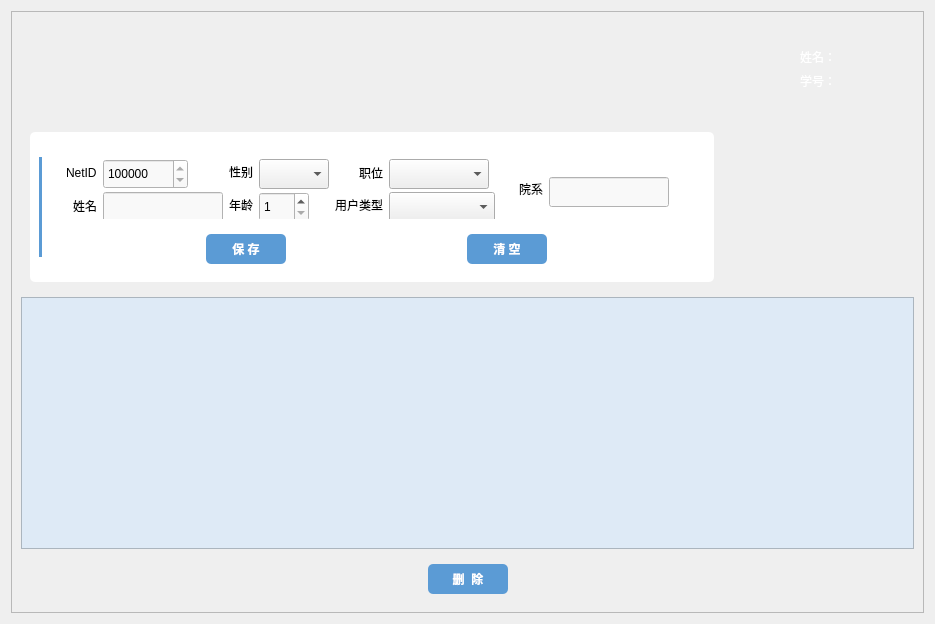
<?xml version="1.0" encoding="UTF-8"?>
<ui version="4.0">
 <class>Frm_TchInfoManage</class>
 <widget class="QWidget" name="Frm_TchInfoManage">
  <property name="geometry">
   <rect>
    <x>0</x>
    <y>0</y>
    <width>935</width>
    <height>624</height>
   </rect>
  </property>
  <property name="windowTitle">
   <string>Form</string>
  </property>
  <layout class="QVBoxLayout" name="verticalLayout_5">
   <item>
    <widget class="QFrame" name="frame">
     <property name="frameShape">
      <enum>QFrame::StyledPanel</enum>
     </property>
     <property name="frameShadow">
      <enum>QFrame::Raised</enum>
     </property>
     <layout class="QVBoxLayout" name="verticalLayout_3">
      <item>
       <widget class="QWidget" name="widget_4" native="true">
        <layout class="QHBoxLayout" name="horizontalLayout_2">
         <item>
          <spacer name="horizontalSpacer_23">
           <property name="orientation">
            <enum>Qt::Horizontal</enum>
           </property>
           <property name="sizeType">
            <enum>QSizePolicy::Fixed</enum>
           </property>
           <property name="sizeHint" stdset="0">
            <size>
             <width>13</width>
             <height>17</height>
            </size>
           </property>
          </spacer>
         </item>
         <item>
          <widget class="QLabel" name="jwTitle_2">
           <property name="sizePolicy">
            <sizepolicy hsizetype="Preferred" vsizetype="Preferred">
             <horstretch>0</horstretch>
             <verstretch>0</verstretch>
            </sizepolicy>
           </property>
           <property name="minimumSize">
            <size>
             <width>0</width>
             <height>0</height>
            </size>
           </property>
           <property name="maximumSize">
            <size>
             <width>16777215</width>
             <height>16777215</height>
            </size>
           </property>
           <property name="font">
            <font>
             <pointsize>18</pointsize>
            </font>
           </property>
           <property name="styleSheet">
            <string notr="true"/>
           </property>
           <property name="text">
            <string/>
           </property>
          </widget>
         </item>
         <item>
          <spacer name="horizontalSpacer_24">
           <property name="orientation">
            <enum>Qt::Horizontal</enum>
           </property>
           <property name="sizeType">
            <enum>QSizePolicy::Expanding</enum>
           </property>
           <property name="sizeHint" stdset="0">
            <size>
             <width>270</width>
             <height>25</height>
            </size>
           </property>
          </spacer>
         </item>
         <item>
          <widget class="QWidget" name="widget_5" native="true">
           <layout class="QHBoxLayout" name="horizontalLayout_6">
            <item>
             <widget class="QPushButton" name="btn_HeadPortrait">
              <property name="cursor">
               <cursorShape>OpenHandCursor</cursorShape>
              </property>
              <property name="styleSheet">
               <string notr="true">background: transparent;
color: rgba(255,255,255,0.5);
border-top-right-radius: 4px;
border-bottom-right-radius: 4px;
</string>
              </property>
              <property name="text">
               <string/>
              </property>
             </widget>
            </item>
            <item>
             <widget class="QWidget" name="widget" native="true">
              <layout class="QVBoxLayout" name="verticalLayout_2">
               <item>
                <layout class="QHBoxLayout" name="horizontalLayout_4">
                 <item>
                  <widget class="QLabel" name="label_9">
                   <property name="styleSheet">
                    <string notr="true">color: rgb(255, 255, 255);
font: 11pt &quot;Microsoft YaHei UI&quot;;</string>
                   </property>
                   <property name="text">
                    <string>姓名：</string>
                   </property>
                  </widget>
                 </item>
                 <item>
                  <widget class="QLabel" name="lbl_AdmName">
                   <property name="styleSheet">
                    <string notr="true">color: rgb(255, 255, 255);
font: 11pt &quot;Microsoft YaHei UI&quot;;</string>
                   </property>
                   <property name="text">
                    <string/>
                   </property>
                  </widget>
                 </item>
                </layout>
               </item>
               <item>
                <layout class="QHBoxLayout" name="horizontalLayout_5">
                 <item>
                  <widget class="QLabel" name="label_11">
                   <property name="styleSheet">
                    <string notr="true">color: rgb(255, 255, 255);
font: 11pt &quot;Microsoft YaHei UI&quot;;</string>
                   </property>
                   <property name="text">
                    <string>学号：</string>
                   </property>
                  </widget>
                 </item>
                 <item>
                  <widget class="QLabel" name="lbl_AdmID">
                   <property name="styleSheet">
                    <string notr="true">color: rgb(255, 255, 255);
font: 11pt &quot;Microsoft YaHei UI&quot;;</string>
                   </property>
                   <property name="text">
                    <string/>
                   </property>
                  </widget>
                 </item>
                </layout>
               </item>
              </layout>
             </widget>
            </item>
            <item>
             <widget class="QPushButton" name="btn_Exit">
              <property name="sizePolicy">
               <sizepolicy hsizetype="Fixed" vsizetype="Fixed">
                <horstretch>0</horstretch>
                <verstretch>0</verstretch>
               </sizepolicy>
              </property>
              <property name="cursor">
               <cursorShape>OpenHandCursor</cursorShape>
              </property>
              <property name="styleSheet">
               <string notr="true">background: transparent;
color: rgba(255,255,255,0.5);
border-top-right-radius: 4px;
border-bottom-right-radius: 4px;
</string>
              </property>
              <property name="text">
               <string/>
              </property>
             </widget>
            </item>
           </layout>
          </widget>
         </item>
        </layout>
       </widget>
      </item>
      <item>
       <widget class="QWidget" name="widget_2" native="true">
        <layout class="QHBoxLayout" name="horizontalLayout_10">
         <item>
          <widget class="QWidget" name="widget_6" native="true">
           <property name="sizePolicy">
            <sizepolicy hsizetype="Fixed" vsizetype="Fixed">
             <horstretch>0</horstretch>
             <verstretch>0</verstretch>
            </sizepolicy>
           </property>
           <property name="minimumSize">
            <size>
             <width>0</width>
             <height>150</height>
            </size>
           </property>
           <property name="maximumSize">
            <size>
             <width>16777215</width>
             <height>150</height>
            </size>
           </property>
           <property name="styleSheet">
            <string notr="true">#widget_6{background-color:rgb(255, 255, 255);
border-radius:5px;}</string>
           </property>
           <layout class="QHBoxLayout" name="horizontalLayout_9">
            <item>
             <widget class="QLabel" name="label_13">
              <property name="sizePolicy">
               <sizepolicy hsizetype="Fixed" vsizetype="Fixed">
                <horstretch>0</horstretch>
                <verstretch>0</verstretch>
               </sizepolicy>
              </property>
              <property name="minimumSize">
               <size>
                <width>3</width>
                <height>100</height>
               </size>
              </property>
              <property name="maximumSize">
               <size>
                <width>3</width>
                <height>100</height>
               </size>
              </property>
              <property name="styleSheet">
               <string notr="true">background-color:rgb(91, 155, 213);</string>
              </property>
              <property name="text">
               <string/>
              </property>
             </widget>
            </item>
            <item>
             <widget class="QWidget" name="widget_7" native="true">
              <layout class="QVBoxLayout" name="verticalLayout_4">
               <item>
                <layout class="QVBoxLayout" name="verticalLayout">
                 <item>
                  <widget class="QWidget" name="widget_8" native="true">
                   <property name="sizePolicy">
                    <sizepolicy hsizetype="Preferred" vsizetype="Fixed">
                     <horstretch>0</horstretch>
                     <verstretch>0</verstretch>
                    </sizepolicy>
                   </property>
                   <property name="minimumSize">
                    <size>
                     <width>0</width>
                     <height>0</height>
                    </size>
                   </property>
                   <layout class="QHBoxLayout" name="horizontalLayout">
                    <item>
                     <widget class="QWidget" name="widget_9" native="true">
                      <layout class="QGridLayout" name="gridLayout_2">
                       <property name="leftMargin">
                        <number>0</number>
                       </property>
                       <property name="topMargin">
                        <number>0</number>
                       </property>
                       <property name="rightMargin">
                        <number>0</number>
                       </property>
                       <property name="bottomMargin">
                        <number>0</number>
                       </property>
                       <item row="0" column="1">
                        <widget class="QSpinBox" name="sp_NetID">
                         <property name="minimumSize">
                          <size>
                           <width>85</width>
                           <height>30</height>
                          </size>
                         </property>
                         <property name="maximumSize">
                          <size>
                           <width>85</width>
                           <height>30</height>
                          </size>
                         </property>
                         <property name="styleSheet">
                          <string notr="true">background-color: rgb(249, 249, 249);</string>
                         </property>
                         <property name="minimum">
                          <number>10000000</number>
                         </property>
                         <property name="maximum">
                          <number>99999999</number>
                         </property>
                        </widget>
                       </item>
                       <item row="1" column="1">
                        <widget class="QLineEdit" name="le_Name">
                         <property name="sizePolicy">
                          <sizepolicy hsizetype="Preferred" vsizetype="Fixed">
                           <horstretch>0</horstretch>
                           <verstretch>0</verstretch>
                          </sizepolicy>
                         </property>
                         <property name="minimumSize">
                          <size>
                           <width>120</width>
                           <height>30</height>
                          </size>
                         </property>
                         <property name="maximumSize">
                          <size>
                           <width>160</width>
                           <height>30</height>
                          </size>
                         </property>
                         <property name="styleSheet">
                          <string notr="true">background-color: rgb(249, 249, 249);</string>
                         </property>
                        </widget>
                       </item>
                       <item row="1" column="0" alignment="Qt::AlignRight">
                        <widget class="QLabel" name="label_2">
                         <property name="sizePolicy">
                          <sizepolicy hsizetype="Fixed" vsizetype="Preferred">
                           <horstretch>0</horstretch>
                           <verstretch>0</verstretch>
                          </sizepolicy>
                         </property>
                         <property name="text">
                          <string>姓名</string>
                         </property>
                        </widget>
                       </item>
                       <item row="0" column="0" alignment="Qt::AlignRight">
                        <widget class="QLabel" name="label">
                         <property name="sizePolicy">
                          <sizepolicy hsizetype="Fixed" vsizetype="Preferred">
                           <horstretch>0</horstretch>
                           <verstretch>0</verstretch>
                          </sizepolicy>
                         </property>
                         <property name="text">
                          <string>NetID</string>
                         </property>
                        </widget>
                       </item>
                      </layout>
                     </widget>
                    </item>
                    <item>
                     <widget class="QWidget" name="widget_10" native="true">
                      <layout class="QGridLayout" name="gridLayout_3">
                       <property name="leftMargin">
                        <number>0</number>
                       </property>
                       <property name="topMargin">
                        <number>0</number>
                       </property>
                       <property name="rightMargin">
                        <number>0</number>
                       </property>
                       <property name="bottomMargin">
                        <number>0</number>
                       </property>
                       <item row="0" column="0">
                        <widget class="QLabel" name="label_3">
                         <property name="sizePolicy">
                          <sizepolicy hsizetype="Fixed" vsizetype="Fixed">
                           <horstretch>0</horstretch>
                           <verstretch>0</verstretch>
                          </sizepolicy>
                         </property>
                         <property name="text">
                          <string>性别</string>
                         </property>
                        </widget>
                       </item>
                       <item row="0" column="1">
                        <widget class="QComboBox" name="cbb_Gender">
                         <property name="minimumSize">
                          <size>
                           <width>70</width>
                           <height>30</height>
                          </size>
                         </property>
                         <property name="maximumSize">
                          <size>
                           <width>70</width>
                           <height>30</height>
                          </size>
                         </property>
                         <property name="styleSheet">
                          <string notr="true"/>
                         </property>
                         <property name="currentText">
                          <string/>
                         </property>
                        </widget>
                       </item>
                       <item row="1" column="0">
                        <widget class="QLabel" name="label_4">
                         <property name="sizePolicy">
                          <sizepolicy hsizetype="Fixed" vsizetype="Fixed">
                           <horstretch>0</horstretch>
                           <verstretch>0</verstretch>
                          </sizepolicy>
                         </property>
                         <property name="text">
                          <string>年龄</string>
                         </property>
                        </widget>
                       </item>
                       <item row="1" column="1">
                        <widget class="QSpinBox" name="sp_Age">
                         <property name="minimumSize">
                          <size>
                           <width>50</width>
                           <height>30</height>
                          </size>
                         </property>
                         <property name="maximumSize">
                          <size>
                           <width>50</width>
                           <height>30</height>
                          </size>
                         </property>
                         <property name="styleSheet">
                          <string notr="true">background-color: rgb(249, 249, 249);</string>
                         </property>
                         <property name="minimum">
                          <number>1</number>
                         </property>
                         <property name="maximum">
                          <number>200</number>
                         </property>
                        </widget>
                       </item>
                      </layout>
                     </widget>
                    </item>
                    <item>
                     <widget class="QWidget" name="widget_12" native="true">
                      <layout class="QGridLayout" name="gridLayout_4">
                       <property name="leftMargin">
                        <number>0</number>
                       </property>
                       <property name="topMargin">
                        <number>0</number>
                       </property>
                       <property name="rightMargin">
                        <number>0</number>
                       </property>
                       <property name="bottomMargin">
                        <number>0</number>
                       </property>
                       <item row="1" column="0">
                        <widget class="QLabel" name="label_5">
                         <property name="sizePolicy">
                          <sizepolicy hsizetype="Fixed" vsizetype="Fixed">
                           <horstretch>0</horstretch>
                           <verstretch>0</verstretch>
                          </sizepolicy>
                         </property>
                         <property name="text">
                          <string>用户类型</string>
                         </property>
                        </widget>
                       </item>
                       <item row="0" column="1">
                        <widget class="QComboBox" name="cbb_Position">
                         <property name="minimumSize">
                          <size>
                           <width>100</width>
                           <height>30</height>
                          </size>
                         </property>
                         <property name="maximumSize">
                          <size>
                           <width>100</width>
                           <height>30</height>
                          </size>
                         </property>
                        </widget>
                       </item>
                       <item row="1" column="1" colspan="2">
                        <widget class="QComboBox" name="cbb_UserType">
                         <property name="minimumSize">
                          <size>
                           <width>100</width>
                           <height>30</height>
                          </size>
                         </property>
                         <property name="maximumSize">
                          <size>
                           <width>150</width>
                           <height>30</height>
                          </size>
                         </property>
                         <property name="styleSheet">
                          <string notr="true"/>
                         </property>
                        </widget>
                       </item>
                       <item row="0" column="0" alignment="Qt::AlignRight">
                        <widget class="QLabel" name="label_10">
                         <property name="text">
                          <string>职位</string>
                         </property>
                        </widget>
                       </item>
                      </layout>
                     </widget>
                    </item>
                    <item>
                     <widget class="QWidget" name="widget" native="true">
                      <layout class="QGridLayout" name="gridLayout">
                       <item row="0" column="0">
                        <widget class="QFrame" name="frame">
                         <layout class="QFormLayout" name="formLayout">
                          <item row="0" column="0">
                           <widget class="QLabel" name="label_6">
                            <property name="text">
                             <string>院系</string>
                            </property>
                           </widget>
                          </item>
                          <item row="0" column="1">
                           <widget class="QLineEdit" name="le_Department">
                            <property name="sizePolicy">
                             <sizepolicy hsizetype="Preferred" vsizetype="Fixed">
                              <horstretch>0</horstretch>
                              <verstretch>0</verstretch>
                             </sizepolicy>
                            </property>
                            <property name="minimumSize">
                             <size>
                              <width>120</width>
                              <height>30</height>
                             </size>
                            </property>
                            <property name="maximumSize">
                             <size>
                              <width>160</width>
                              <height>30</height>
                             </size>
                            </property>
                            <property name="styleSheet">
                             <string notr="true">background-color: rgb(249, 249, 249);</string>
                            </property>
                           </widget>
                          </item>
                         </layout>
                        </widget>
                       </item>
                      </layout>
                     </widget>
                    </item>
                   </layout>
                  </widget>
                 </item>
                 <item>
                  <widget class="QWidget" name="widget_13" native="true">
                   <property name="sizePolicy">
                    <sizepolicy hsizetype="Preferred" vsizetype="Fixed">
                     <horstretch>0</horstretch>
                     <verstretch>0</verstretch>
                    </sizepolicy>
                   </property>
                   <layout class="QHBoxLayout" name="horizontalLayout_7">
                    <property name="spacing">
                     <number>0</number>
                    </property>
                    <property name="leftMargin">
                     <number>0</number>
                    </property>
                    <property name="topMargin">
                     <number>0</number>
                    </property>
                    <property name="rightMargin">
                     <number>0</number>
                    </property>
                    <property name="bottomMargin">
                     <number>0</number>
                    </property>
                    <item>
                     <spacer name="horizontalSpacer_13">
                      <property name="orientation">
                       <enum>Qt::Horizontal</enum>
                      </property>
                      <property name="sizeType">
                       <enum>QSizePolicy::Preferred</enum>
                      </property>
                      <property name="sizeHint" stdset="0">
                       <size>
                        <width>68</width>
                        <height>29</height>
                       </size>
                      </property>
                     </spacer>
                    </item>
                    <item>
                     <widget class="QPushButton" name="btn_SaveInfo">
                      <property name="minimumSize">
                       <size>
                        <width>80</width>
                        <height>30</height>
                       </size>
                      </property>
                      <property name="maximumSize">
                       <size>
                        <width>80</width>
                        <height>30</height>
                       </size>
                      </property>
                      <property name="cursor">
                       <cursorShape>OpenHandCursor</cursorShape>
                      </property>
                      <property name="styleSheet">
                       <string notr="true">background-color:rgb(91, 155, 213);
color:rgb(255, 255, 255);
font: 11pt &quot;幼圆&quot;;
font-weight: bold;
border-radius: 5px; </string>
                      </property>
                      <property name="text">
                       <string>保 存</string>
                      </property>
                     </widget>
                    </item>
                    <item>
                     <spacer name="horizontalSpacer_11">
                      <property name="orientation">
                       <enum>Qt::Horizontal</enum>
                      </property>
                      <property name="sizeType">
                       <enum>QSizePolicy::Fixed</enum>
                      </property>
                      <property name="sizeHint" stdset="0">
                       <size>
                        <width>100</width>
                        <height>20</height>
                       </size>
                      </property>
                     </spacer>
                    </item>
                    <item>
                     <widget class="QPushButton" name="btn_Clear">
                      <property name="minimumSize">
                       <size>
                        <width>80</width>
                        <height>30</height>
                       </size>
                      </property>
                      <property name="maximumSize">
                       <size>
                        <width>80</width>
                        <height>30</height>
                       </size>
                      </property>
                      <property name="cursor">
                       <cursorShape>OpenHandCursor</cursorShape>
                      </property>
                      <property name="styleSheet">
                       <string notr="true">background-color:rgb(91, 155, 213);
color:rgb(255, 255, 255);
font: 11pt &quot;幼圆&quot;;
font-weight: bold;
border-radius: 5px; </string>
                      </property>
                      <property name="text">
                       <string>清 空</string>
                      </property>
                     </widget>
                    </item>
                    <item>
                     <spacer name="horizontalSpacer_9">
                      <property name="orientation">
                       <enum>Qt::Horizontal</enum>
                      </property>
                      <property name="sizeType">
                       <enum>QSizePolicy::Preferred</enum>
                      </property>
                      <property name="sizeHint" stdset="0">
                       <size>
                        <width>68</width>
                        <height>29</height>
                       </size>
                      </property>
                     </spacer>
                    </item>
                   </layout>
                  </widget>
                 </item>
                </layout>
               </item>
              </layout>
             </widget>
            </item>
           </layout>
          </widget>
         </item>
         <item>
          <spacer name="horizontalSpacer">
           <property name="orientation">
            <enum>Qt::Horizontal</enum>
           </property>
           <property name="sizeHint" stdset="0">
            <size>
             <width>40</width>
             <height>20</height>
            </size>
           </property>
          </spacer>
         </item>
        </layout>
       </widget>
      </item>
      <item>
       <widget class="QTableWidget" name="tbW_TchInfo">
        <property name="styleSheet">
         <string notr="true">background-color:rgb(222, 234, 246);
alternate-background-color: rgb(255, 255, 255);
gridline-color:rgb(201, 224, 246);</string>
        </property>
        <property name="editTriggers">
         <set>QAbstractItemView::NoEditTriggers</set>
        </property>
        <property name="selectionMode">
         <enum>QAbstractItemView::SingleSelection</enum>
        </property>
        <property name="selectionBehavior">
         <enum>QAbstractItemView::SelectRows</enum>
        </property>
        <property name="showGrid">
         <bool>true</bool>
        </property>
        <property name="sortingEnabled">
         <bool>false</bool>
        </property>
       </widget>
      </item>
      <item>
       <widget class="QWidget" name="widget_14" native="true">
        <layout class="QHBoxLayout" name="horizontalLayout_3">
         <property name="spacing">
          <number>40</number>
         </property>
         <item>
          <spacer name="horizontalSpacer_5">
           <property name="orientation">
            <enum>Qt::Horizontal</enum>
           </property>
           <property name="sizeHint" stdset="0">
            <size>
             <width>239</width>
             <height>20</height>
            </size>
           </property>
          </spacer>
         </item>
         <item>
          <widget class="QPushButton" name="btn_Delete">
           <property name="minimumSize">
            <size>
             <width>80</width>
             <height>30</height>
            </size>
           </property>
           <property name="maximumSize">
            <size>
             <width>80</width>
             <height>30</height>
            </size>
           </property>
           <property name="cursor">
            <cursorShape>OpenHandCursor</cursorShape>
           </property>
           <property name="styleSheet">
            <string notr="true">background-color:rgb(91, 155, 213);
color:rgb(255, 255, 255);
font: 11pt &quot;幼圆&quot;;
font-weight: bold;
border-radius: 5px; </string>
           </property>
           <property name="text">
            <string>删  除</string>
           </property>
          </widget>
         </item>
         <item>
          <spacer name="horizontalSpacer_6">
           <property name="orientation">
            <enum>Qt::Horizontal</enum>
           </property>
           <property name="sizeHint" stdset="0">
            <size>
             <width>239</width>
             <height>20</height>
            </size>
           </property>
          </spacer>
         </item>
        </layout>
       </widget>
      </item>
     </layout>
    </widget>
   </item>
  </layout>
 </widget>
 <resources/>
 <connections/>
</ui>
